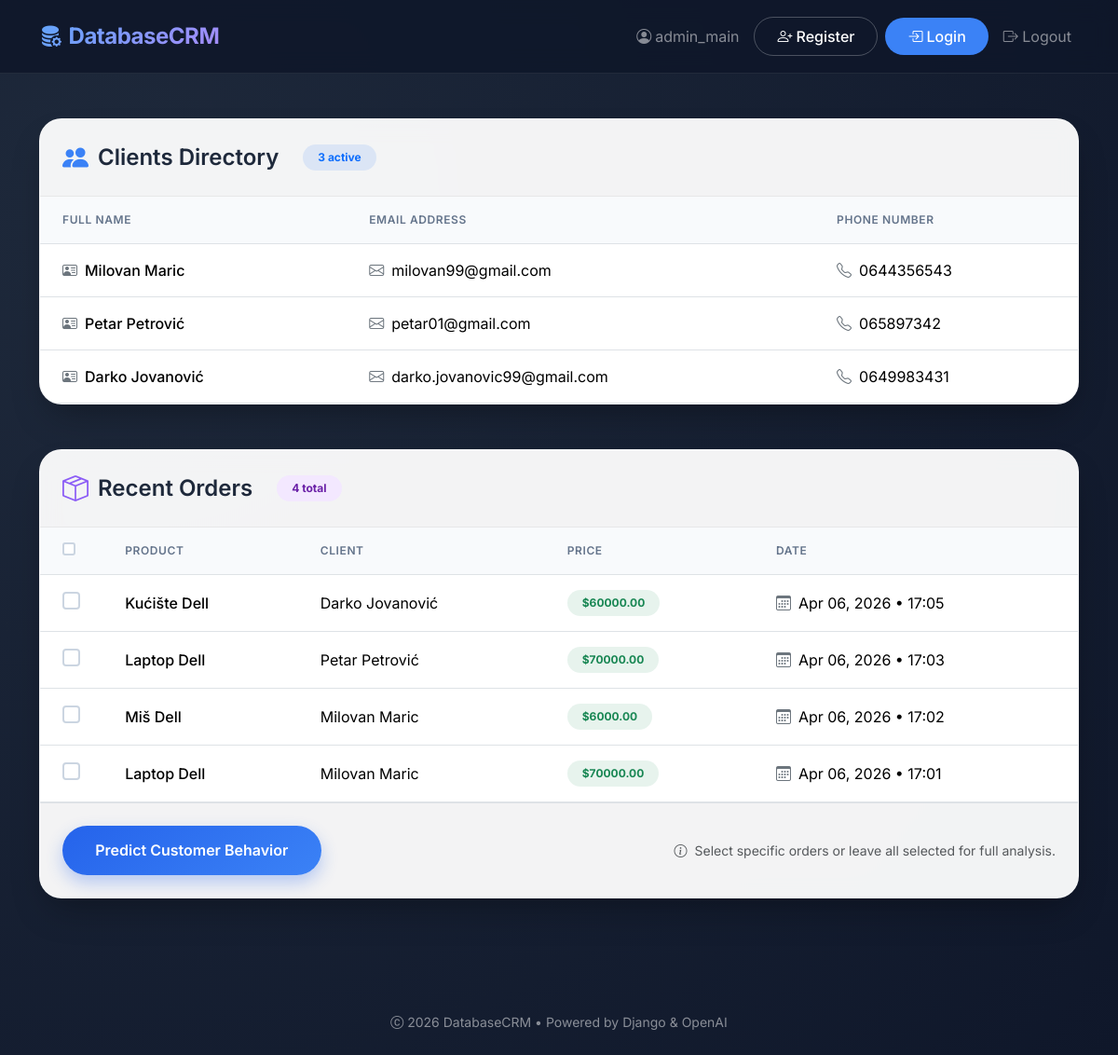
The app's page / (signed in) with its own data.
### databasecrm_app/models.py (models this page shows, shortened)
class Client(models.Model):
    full_name = models.CharField(max_length=100)   # bolje ime polja
    email = models.EmailField(unique=True)
    phone = models.CharField(max_length=20)

class Order(models.Model):
    client = models.ForeignKey(Client, on_delete=models.CASCADE, related_name='orders')
    product_name = models.CharField(max_length=100)
    price = models.DecimalField(max_digits=10, decimal_places=2)
    created_at = models.DateTimeField(auto_now_add=True)

### databasecrm_app/views.py (the view, shortened to what this page needs)
# urls.py: path("", views.dashboard, name="dashboard"),
@login_required
def dashboard(request):
    clients = Client.objects.all()
    orders = Order.objects.all().select_related('client').order_by('-created_at')
    prediction_rows = None
    return render(request, "databasecrm_app/dashboard.html", {
        "clients": clients,
        "orders": orders,
        "prediction_rows": prediction_rows
    })

### databasecrm_app/templates/databasecrm_app/dashboard.html (shortened to what this page needs)
{% load static %}
<!DOCTYPE html>
<html lang="en">
<head>
  <link href="https://cdn.jsdelivr.net/npm/bootstrap@5.3.2/dist/css/bootstrap.min.css" rel="stylesheet">
  <link rel="stylesheet" href="https://cdn.jsdelivr.net/npm/bootstrap-icons@1.11.3/font/bootstrap-icons.min.css">
</head>
<body>
<nav class="navbar navbar-expand-lg navbar-dark navbar-custom no-print">
  <div class="container">
    <a class="navbar-brand" href="{% url 'dashboard' %}">
      <i class="bi bi-database-fill-gear me-2"></i>DatabaseCRM
    </a>
    <div class="collapse navbar-collapse" id="navbarNav">
      <ul class="navbar-nav ms-auto align-items-center gap-2">
        <li class="nav-item">
          <span class="nav-link text-white-50">
            <i class="bi bi-person-circle me-1"></i>{{ user.username }}
          </span>
        </li>
        <li class="nav-item">
          <a class="btn btn-soft btn-outline-light" href="{% url 'register' %}">
            <i class="bi bi-person-plus me-1"></i>Register
          </a>
        </li>
        <li class="nav-item">
          <a class="btn btn-soft btn-primary" href="{% url 'login' %}" style="background: #3b82f6; border: none;">
            <i class="bi bi-box-arrow-in-right me-1"></i>Login
          </a>
        </li>
        <li class="nav-item">
          <a class="nav-link text-white-50" href="{% url 'logout' %}">
            <i class="bi bi-box-arrow-right"></i> Logout
          </a>
        </li>
      </ul>
    </div>
  </div>
</nav>
<main class="container my-5 flex-grow-1">
  <div class="glass-card p-0 mb-5 overflow-hidden">
    <div class="card-header-custom">
      <i class="bi bi-people-fill fs-3" style="color: #3b82f6;"></i>
      <h4 class="mb-0 fw-semibold">Clients Directory</h4>
      <span class="badge bg-primary bg-opacity-10 text-primary ms-3 px-3 py-2 rounded-pill">
        {{ clients|length }} active
      </span>
    </div>
    <div class="table-responsive">
      <table class="table align-middle">
        <thead>
          <tr>
            <th>Full Name</th>
            <th>Email Address</th>
            <th>Phone Number</th>
          </tr>
        </thead>
        <tbody>
          {% for client in clients %}
          <tr>
            <td class="fw-medium"><i class="bi bi-person-vcard me-2 text-secondary"></i>{{ client.full_name }}</td>
            <td><i class="bi bi-envelope me-2 text-secondary"></i>{{ client.email }}</td>
            <td><i class="bi bi-telephone me-2 text-secondary"></i>{{ client.phone }}</td>
          </tr>
          {% empty %}
          <tr><td colspan="3" class="text-center py-5 text-secondary">
            <i class="bi bi-emoji-frown fs-1 d-block mb-2"></i> No clients in database
          </td></tr>
          {% endfor %}
        </tbody>
      </table>
    </div>
  </div>
  <div class="glass-card p-0 mb-5 overflow-hidden">
    <div class="card-header-custom">
      <i class="bi bi-box-seam fs-3" style="color: #8b5cf6;"></i>
      <h4 class="mb-0 fw-semibold">Recent Orders</h4>
      <span class="badge bg-purple bg-opacity-10 text-purple ms-3 px-3 py-2 rounded-pill" style="background:#f3e8ff; color:#6b21a8;">
        {{ orders|length }} total
      </span>
    </div>
    <form method="post">
      <div class="table-responsive">
        <table class="table align-middle">
          <thead>
            <tr>
              <th style="width: 40px;">
                <input class="form-check-input" type="checkbox" id="selectAll" onclick="toggleAll(this)">
              </th>
              <th>Product</th>
              <th>Client</th>
              <th>Price</th>
              <th>Date</th>
            </tr>
          </thead>
          <tbody>
            {% for order in orders %}
            <tr>
              <td>
                <input class="form-check-input order-checkbox" type="checkbox" name="selected_orders" value="{{ order.id }}">
              </td>
              <td class="fw-medium">{{ order.product_name }}</td>
              <td>{{ order.client.full_name }}</td>
              <td><span class="badge bg-success bg-opacity-10 text-success px-3 py-2 rounded-pill">${{ order.price }}</span></td>
              <td><i class="bi bi-calendar3 me-2 text-secondary"></i>{{ order.created_at|date:"M d, Y • H:i" }}</td>
            </tr>
            {% empty %}
            <tr><td colspan="5" class="text-center py-5 text-secondary">
              <i class="bi bi-inbox fs-1 d-block mb-2"></i> No orders placed yet
            </td></tr>
            {% endfor %}
          </tbody>
        </table>
      </div>
      <div class="p-4 d-flex flex-wrap align-items-center justify-content-between border-top">
       <button type="submit" name="ai_predict" class="btn btn-ai-predict">
Predict Customer Behavior
        </button>
        <div class="text-muted small mt-2 mt-sm-0">
          <i class="bi bi-info-circle me-1"></i> Select specific orders or leave all selected for full analysis.
        </div>
      </div>
    </form>
  </div>
</main>
<footer class="text-center py-4 no-print">
  <div class="container">
    <small class="text-white-50">
      <i class="bi bi-c-circle"></i> 2026 DatabaseCRM •
      <span class="d-inline-block">Powered by Django & OpenAI</span>
    </small>
  </div>
</footer>
</body>
</html>

### databasecrm_app/templates/databasecrm_app/dashboard.html (style rules this page uses)
:root { --bg-dark: #0f172a; --bg-card: rgba(255, 255, 255, 0.95); --accent-primary: #3b82f6; --accent-success: #10b981; --accent-warning: #f59e0b; --accent-danger: #ef4444; --text-main: #1e293b; --text-soft: #64748b; }
body { font-family: 'Inter', sans-serif; background: radial-gradient(circle at 10% 20%, #1e293b, #0f172a); color: var(--text-main); min-height: 100vh; display: flex; flex-direction: column; }
.glass-card { background: var(--bg-card); backdrop-filter: blur(12px); -webkit-backdrop-filter: blur(12px); border: 1px solid rgba(255, 255, 255, 0.2); border-radius: 24px; box-shadow: 0 20px 40px -12px rgba(0, 0, 0, 0.3), 0 4px 18px rgba(0, 0, 0, 0.05); transition: transform 0.2s ease, box-shadow 0.2s ease; }
.navbar-custom { background: rgba(15, 23, 42, 0.85) !important; backdrop-filter: blur(12px); -webkit-backdrop-filter: blur(12px); border-bottom: 1px solid rgba(255, 255, 255, 0.08); padding: 1rem 0; }
.navbar-brand { font-weight: 700; font-size: 1.5rem; letter-spacing: -0.02em; background: linear-gradient(135deg, #60a5fa, #a78bfa); -webkit-background-clip: text; background-clip: text; color: transparent !important; }
.btn-soft { border-radius: 40px; padding: 0.5rem 1.5rem; font-weight: 500; transition: all 0.2s; }
.btn-outline-light { border: 1px solid rgba(255, 255, 255, 0.25); color: white; background: transparent; }
.card-header-custom { background: transparent; border-bottom: 1px solid rgba(0, 0, 0, 0.05); padding: 1.25rem 1.5rem; font-weight: 600; display: flex; align-items: center; gap: 10px; }
.table { margin-bottom: 0; color: var(--text-main); }
.table thead th { background: #f8fafc; color: var(--text-soft); font-weight: 600; text-transform: uppercase; font-size: 0.75rem; letter-spacing: 0.05em; border-bottom-width: 1px; padding: 1rem 1.5rem; }
.table tbody tr { transition: background 0.15s; }
.table td { padding: 1rem 1.5rem; vertical-align: middle; }
.form-check-input { width: 1.2em; height: 1.2em; margin-top: 0; cursor: pointer; border: 2px solid #cbd5e1; }
.btn-ai-predict { background: linear-gradient(145deg, #2563eb, #3b82f6); border: none; color: white; font-weight: 600; padding: 0.9rem 2.2rem; border-radius: 60px; box-shadow: 0 8px 18px rgba(37, 99, 235, 0.3); transition: all 0.3s ease; font-size: 1rem; }
footer { background: transparent; color: #94a3b8; }

### records on screen
Client: full_name "Milovan Maric", email "milovan99@gmail.com", phone "0644356543"
Client: full_name "Petar Petrović", email "petar01@gmail.com", phone "065897342"
Client: full_name "Darko Jovanović", email "darko.jovanovic99@gmail.com", phone "0649983431"
Order: product_name "Kućište Dell", client.full_name "Darko Jovanović", price "60000.00", created_at "Apr 06, 2026 • 17:05"
Order: product_name "Laptop Dell", client.full_name "Petar Petrović", price "70000.00", created_at "Apr 06, 2026 • 17:03"
Order: product_name "Miš Dell", client.full_name "Milovan Maric", price "6000.00", created_at "Apr 06, 2026 • 17:02"
Order: product_name "Laptop Dell", client.full_name "Milovan Maric", price "70000.00", created_at "Apr 06, 2026 • 17:01"

### other values on screen
{{ user.username }} "admin_main"
{{ clients|length }} "3"
{{ orders|length }} "4"
